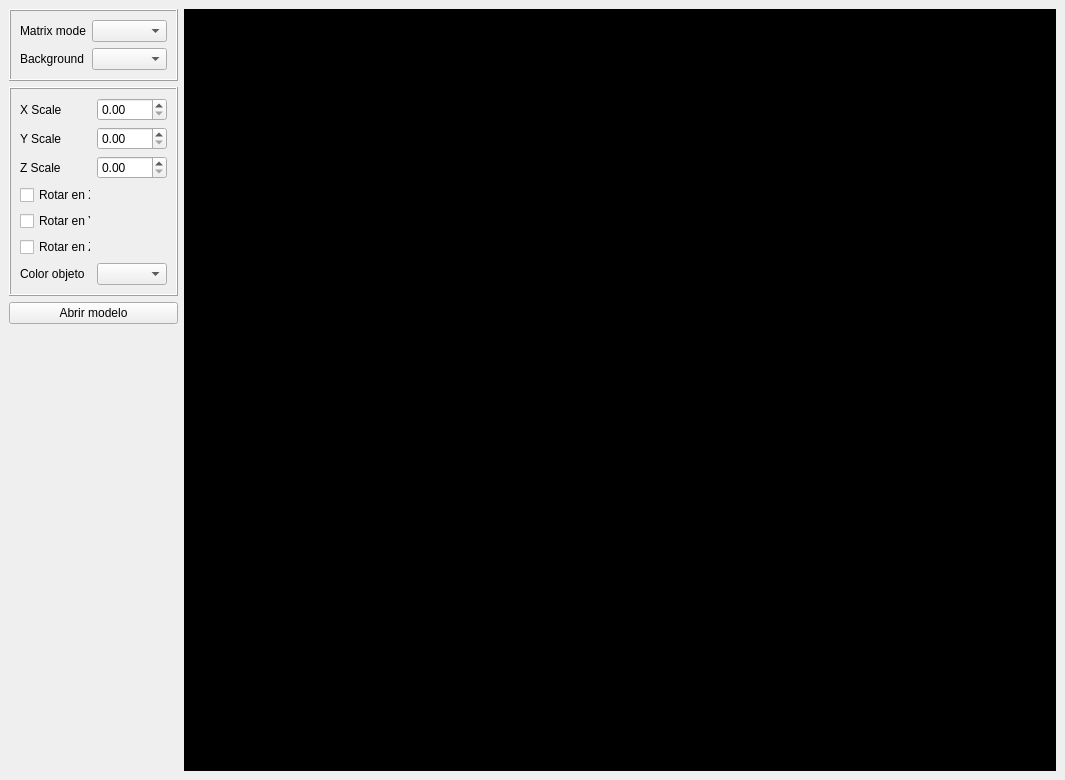
<?xml version="1.0" encoding="UTF-8"?>
<ui version="4.0">
 <class>MainWindow</class>
 <widget class="QMainWindow" name="MainWindow">
  <property name="geometry">
   <rect>
    <x>0</x>
    <y>0</y>
    <width>1065</width>
    <height>780</height>
   </rect>
  </property>
  <property name="windowTitle">
   <string>MainWindow</string>
  </property>
  <widget class="QWidget" name="centralwidget">
   <layout class="QGridLayout" name="gridLayout_2">
    <item row="0" column="0">
     <widget class="QFrame" name="frame">
      <property name="minimumSize">
       <size>
        <width>169</width>
        <height>0</height>
       </size>
      </property>
      <property name="maximumSize">
       <size>
        <width>169</width>
        <height>16777215</height>
       </size>
      </property>
      <property name="frameShape">
       <enum>QFrame::Box</enum>
      </property>
      <property name="frameShadow">
       <enum>QFrame::Raised</enum>
      </property>
      <layout class="QFormLayout" name="formLayout">
       <item row="0" column="0">
        <widget class="QLabel" name="label">
         <property name="text">
          <string>Matrix mode</string>
         </property>
        </widget>
       </item>
       <item row="0" column="1">
        <widget class="QComboBox" name="matrixModeComboBox"/>
       </item>
       <item row="1" column="0">
        <widget class="QLabel" name="label_2">
         <property name="text">
          <string>Background</string>
         </property>
        </widget>
       </item>
       <item row="1" column="1">
        <widget class="ColorComboBox" name="backgroundComboBox"/>
       </item>
      </layout>
     </widget>
    </item>
    <item row="0" column="1" rowspan="4">
     <widget class="Qt3dOpenGLWidget" name="qt3dopenglWidget" native="true">
      <property name="styleSheet">
       <string notr="true">background-color: rgb(0, 0, 0);</string>
      </property>
     </widget>
    </item>
    <item row="1" column="0">
     <widget class="QFrame" name="frame_2">
      <property name="minimumSize">
       <size>
        <width>169</width>
        <height>0</height>
       </size>
      </property>
      <property name="maximumSize">
       <size>
        <width>169</width>
        <height>16777215</height>
       </size>
      </property>
      <property name="frameShape">
       <enum>QFrame::Box</enum>
      </property>
      <property name="frameShadow">
       <enum>QFrame::Raised</enum>
      </property>
      <layout class="QGridLayout" name="gridLayout">
       <item row="0" column="0">
        <widget class="QLabel" name="label_3">
         <property name="text">
          <string>X Scale</string>
         </property>
        </widget>
       </item>
       <item row="0" column="1">
        <widget class="QDoubleSpinBox" name="xScale_doubleSpinBox"/>
       </item>
       <item row="1" column="0">
        <widget class="QLabel" name="label_4">
         <property name="text">
          <string>Y Scale</string>
         </property>
        </widget>
       </item>
       <item row="1" column="1">
        <widget class="QDoubleSpinBox" name="yScale_doubleSpinBox"/>
       </item>
       <item row="2" column="0">
        <widget class="QLabel" name="label_5">
         <property name="text">
          <string>Z Scale</string>
         </property>
        </widget>
       </item>
       <item row="2" column="1">
        <widget class="QDoubleSpinBox" name="zScale_doubleSpinBox"/>
       </item>
       <item row="3" column="0">
        <widget class="QCheckBox" name="xRotate_checkBox">
         <property name="text">
          <string>Rotar en X</string>
         </property>
        </widget>
       </item>
       <item row="4" column="0">
        <widget class="QCheckBox" name="yRotate_checkBox">
         <property name="text">
          <string>Rotar en Y</string>
         </property>
        </widget>
       </item>
       <item row="5" column="0">
        <widget class="QCheckBox" name="zRotate_checkBox">
         <property name="text">
          <string>Rotar en Z</string>
         </property>
        </widget>
       </item>
       <item row="6" column="0">
        <widget class="QLabel" name="label_6">
         <property name="text">
          <string>Color objeto</string>
         </property>
        </widget>
       </item>
       <item row="6" column="1">
        <widget class="ColorComboBox" name="objectColorComboBox"/>
       </item>
      </layout>
     </widget>
    </item>
    <item row="2" column="0">
     <widget class="QPushButton" name="openModel_pushButton">
      <property name="text">
       <string>Abrir modelo</string>
      </property>
     </widget>
    </item>
    <item row="3" column="0">
     <spacer name="verticalSpacer">
      <property name="orientation">
       <enum>Qt::Vertical</enum>
      </property>
      <property name="sizeHint" stdset="0">
       <size>
        <width>20</width>
        <height>461</height>
       </size>
      </property>
     </spacer>
    </item>
   </layout>
  </widget>
 </widget>
 <customwidgets>
  <customwidget>
   <class>Qt3dOpenGLWidget</class>
   <extends>QWidget</extends>
   <header location="global">qt3dopenglwidget.h</header>
   <container>1</container>
  </customwidget>
  <customwidget>
   <class>ColorComboBox</class>
   <extends>QComboBox</extends>
   <header location="global">colorcombobox.h</header>
  </customwidget>
 </customwidgets>
 <resources/>
 <connections/>
</ui>
